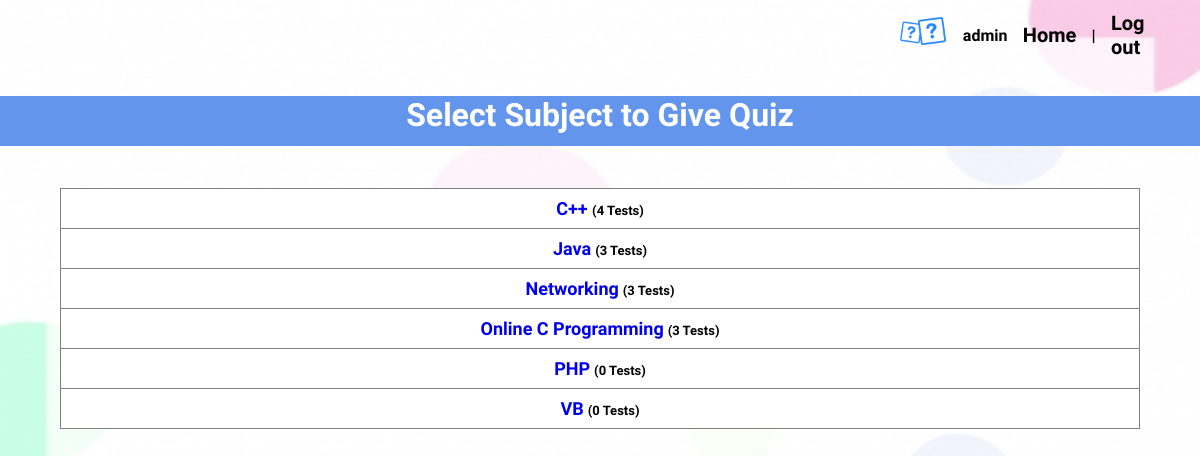
The page /userSublist.php (signed in) on the database its author committed.
### tables this page shows
CREATE TABLE `quiz_subject` (
  `sub_id` int(5) NOT NULL,
  `sub_name` varchar(250) DEFAULT NULL,
  `date` timestamp NOT NULL DEFAULT current_timestamp()
);

### userSublist.php (the view, shortened to what this page needs)
<!DOCTYPE html>
<html>
<head>
</head>
<body>
<?php include "menu.php"?>
<center>
	<div class="move">
	<table>
		<tr><h1 style="background-color:#6495ED; height:50px; color:white;">Select Subject to Give Quiz</h1></tr>
	</table>
<table border="1px solid black" width="90%">
<?php
include"database.php";
$result1=mysqli_query($con,"select s.sub_id, s.sub_name, count(t.sub_id) from quiz_subject s, quiz_test t
where s.sub_id=t.sub_id GROUP BY t.sub_id");
$result=mysqli_query($con,"select * from quiz_subject");
while($row=mysqli_fetch_row($result)){
$row1=mysqli_fetch_row($result1);
	if($row1 != ""){
	echo "<tr style='height:40px; background-color:white;'><td><a href=userShowtest.php?subid=$row[0]><font size=4>$row[1]</font></a>
	<font size=2>\t($row1[2] Tests)</font></td></tr>";
	}else{
	echo "<tr style='height:40px; background-color:white;'><td><a href=userShowtest.php?subid=$row[0]><font size=4>$row[1]</font></a>
	<font size=2>\t(0 Tests)</font></td></tr>";
	}
}
?>
</table>
</div>
</center>
</body>
</html>

### userSublist.php (style rules this page uses)
body { margin:0; font-family: 'Yeseva One', cursive; }
html { background-repeat: no-repeat; background-size: 100% 100%; height:720px; background-image:url("images/background1.jpg"); }
table,td { border-collapse: collapse; text-align: center; height:20px; }
.move { padding-top: 75px; }
a:link, a:visited { text-decoration: none; }

### menu.php (style rules this page uses)
* { font-family: 'Merienda One', cursive; font-weight: bold; }

### rows shown on the page
quiz_subject: sub_name "C++", row1 "4"
quiz_subject: sub_name "Java", row1 "3"
quiz_subject: sub_name "Networking", row1 "3"
quiz_subject: sub_name "Online C Programming", row1 "3"
quiz_subject: sub_name "PHP"
quiz_subject: sub_name "VB"

### other values the page prints
$_SESSION['loginid'] "admin"
